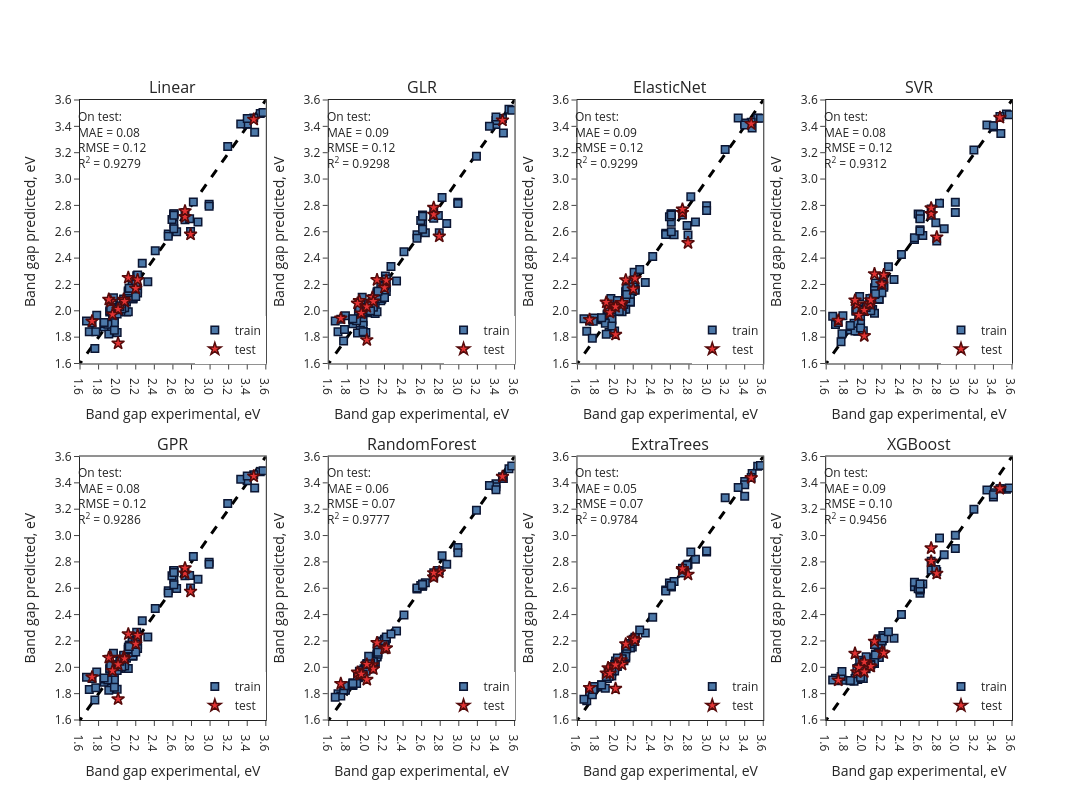

The cell this chart's notebook holds for it:
### Code cell
# Predicted vs Actual plots for all models
fig_3 = predicted_vs_actual_plots(predicted_values=predicted_values1, results_df=results_df1, y_train_true=y_train, y_test_true=y_test, train_text=df.loc[y_train.index, 'Refcode'], test_text=df.loc[y_test.index, 'Refcode'])
fig_3.show()

### Figure 1 — Plotly figure (JSON) as saved in the notebook; plotly's stock layout.template omitted (floating-point values rounded to 4 significant figures; data arrays with more than 128 entries replaced by an {"elided": "..."} marker saying what was removed)
{"data": [{"hovertemplate": "", "line": {"color": "black", "dash": "dash", "width": 3}, "mode": "lines", "name": "Identity line", "showlegend": false, "type": "scatter", "x": {"elided": "400 float values"}, "xaxis": "x", "y": {"elided": "400 float values"}, "yaxis": "y"}, {"hovertemplate": "train<br>Actual: %{x:.2f}<br>Predicted: %{y:.2f}<br>%{text}", "legend": "legend", "marker": {"color": "#4C78A8", "line": {"color": "#0B1532", "width": 1.5}, "size": 7.5, "symbol": "square"}, "mode": "markers", "name": "train", "text": ["POYGAO", "PAQLEB02", "SEYDUV", "PAQLAX", "HEDGUW", "CENQIY", "LEWKEG", "AYEPAX01", "KOYNIZ", "KEMBOW", "PYDBSB02", "GATGOB", "COXZUN", "ICSD_430262", "AYEPAX", "AYENOJ", "POYGES01", "SEYDUV01", "NOKDAW", "OQUBEK01", "IBIJUC", "PYDBSB07", "PYDBSB06", "PYRCSB11", "PYDBSB", "COPWEK", "KOYNIZ01", "PAQLEB", "RAZMEN", "POYGES", "COD_7250636", "IBIJUC01", "HEDHUX", "SIWGUD", "IMEMOC01", "ICSD_430263", "PICBBI", "CENNER", "AGODIM", "IBIKAJ", "AGODOS", "AGODOS01", "PYDBSB05", "PYRCSB10", "WURMUV", "NAXWUI", "COXZUN01", "SIWHAK", "CENHEL", "COXZAT01", "ZOJKAO", "COYBAW", "SEFROO", "AGODOS02", "AYENEZ01", "WURMUV01", "AYENEZ", "NOSLOZ", "HEDHAD", "ZUCSOH", "OQUBEK", "SEFRII", "PETLOT", "SEYPOF", "RAZMEN02", "ICSD_421459", "PYDBSB04", "ICSD_430261", "AGODEI", "IBIKAJ01", "CENMEQ", "POYGIW", "PUBKUV01", "WEDNOM", "COXZAT", "PANHIZ", "ZEHCUO", "YOCTOD", "IZUXAF", "ENIKIV01", "CENNUH", "CENMIU", "PYDBSB03", "RAZMEN01", "COXYUM", "COXZEX", "COXZIB", "COXZOH", "FAZFEV", "FOCCAF"], "type": "scatter", "x": [2.1, 2.17, 2.16, 1.98, 2.19, 2.03, 1.78, 1.92, 2.12, 2.17, 2.61, 3.54, 2.55, 1.7, 1.92, 1.95, 1.97, 2.16, 3.48, 2.21, 1.86, 2.61, 2.61, 3.4, 2.61, 2.1, 2.01, 2.17, 2.22, 1.97, 2.79, 1.86, 2.59, 2.0, 3.47, 1.73, 2.87, 2.12, 2.07, 1.86, 1.97, 1.94, 2.61, 3.4, 2.99, 1.67, 2.55, 1.93, 2.17, 2.2, 3.57, 2.73, 3.33, 1.91, 2.0, 2.99, 2.0, 2.07, 2.12, 2.0, 2.12, 2.82, 2.64, 1.96, 2.22, 1.9, 2.61, 1.76, 2.0, 1.86, 2.13, 1.97, 2.2, 2.01, 2.2, 2.08, 1.77, 2.78, 2.08, 2.73, 2.33, 2.05, 2.61, 2.22, 2.03, 2.13, 2.41, 2.27, 3.4, 3.19], "xaxis": "x", "y": [1.991, 2.089, 2.191, 2.024, 2.147, 2.038, 1.967, 1.991, 1.993, 2.16, 2.657, 3.497, 2.584, 1.841, 2.0, 1.974, 1.93, 2.1, 3.356, 2.267, 1.878, 2.734, 2.73, 3.417, 2.727, 2.068, 1.993, 2.094, 2.166, 1.908, 2.602, 1.903, 2.693, 2.027, 3.464, 1.908, 2.673, 2.148, 2.084, 1.905, 1.833, 1.845, 2.737, 3.417, 2.808, 1.923, 2.566, 2.019, 2.103, 2.204, 3.506, 2.691, 3.417, 1.824, 1.976, 2.793, 2.008, 2.09, 2.138, 2.016, 2.15, 2.826, 2.599, 2.099, 2.135, 1.897, 2.724, 1.714, 1.835, 1.91, 2.171, 1.852, 2.202, 2.011, 2.108, 2.028, 1.84, 2.699, 2.023, 2.746, 2.221, 2.015, 2.623, 2.272, 2.033, 2.171, 2.455, 2.362, 3.46, 3.246], "yaxis": "y"}, {"hovertemplate": "test<br>Actual: %{x:.2f}<br>Predicted: %{y:.2f}<br>%{text}", "legend": "legend", "marker": {"color": "#E33333", "line": {"color": "#550B0B", "width": 1.5}, "size": 9.5, "symbol": "star"}, "mode": "markers", "name": "test", "text": ["WAXDIM", "PUBKUV", "CENNER01", "IZUXAF01", "QINCOI", "HASTUU", "WEDNOM01", "IMEMOC", "AYENOJ01", "ICSD_430264", "PANHOF", "IZUXEJ", "WURNEG", "ENIKIV", "ENIKIV04"], "type": "scatter", "x": [1.93, 2.2, 2.12, 2.07, 2.08, 1.91, 2.01, 3.47, 1.95, 1.73, 2.22, 2.01, 2.79, 2.73, 2.73], "xaxis": "x", "y": [2.07, 2.17, 2.251, 2.086, 2.071, 2.086, 2.012, 3.453, 1.972, 1.921, 2.235, 1.753, 2.58, 2.713, 2.756], "yaxis": "y"}, {"hovertemplate": "", "line": {"color": "black", "dash": "dash", "width": 3}, "mode": "lines", "name": "Identity line", "showlegend": false, "type": "scatter", "x": {"elided": "400 float values"}, "xaxis": "x2", "y": {"elided": "400 float values"}, "yaxis": "y2"}, {"hovertemplate": "train<br>Actual: %{x:.2f}<br>Predicted: %{y:.2f}<br>%{text}", "legend": "legend2", "marker": {"color": "#4C78A8", "line": {"color": "#0B1532", "width": 1.5}, "size": 7.5, "symbol": "square"}, "mode": "markers", "name": "train", "text": ["POYGAO", "PAQLEB02", "SEYDUV", "PAQLAX", "HEDGUW", "CENQIY", "LEWKEG", "AYEPAX01", "KOYNIZ", "KEMBOW", "PYDBSB02", "GATGOB", "COXZUN", "ICSD_430262", "AYEPAX", "AYENOJ", "POYGES01", "SEYDUV01", "NOKDAW", "OQUBEK01", "IBIJUC", "PYDBSB07", "PYDBSB06", "PYRCSB11", "PYDBSB", "COPWEK", "KOYNIZ01", "PAQLEB", "RAZMEN", "POYGES", "COD_7250636", "IBIJUC01", "HEDHUX", "SIWGUD", "IMEMOC01", "ICSD_430263", "PICBBI", "CENNER", "AGODIM", "IBIKAJ", "AGODOS", "AGODOS01", "PYDBSB05", "PYRCSB10", "WURMUV", "NAXWUI", "COXZUN01", "SIWHAK", "CENHEL", "COXZAT01", "ZOJKAO", "COYBAW", "SEFROO", "AGODOS02", "AYENEZ01", "WURMUV01", "AYENEZ", "NOSLOZ", "HEDHAD", "ZUCSOH", "OQUBEK", "SEFRII", "PETLOT", "SEYPOF", "RAZMEN02", "ICSD_421459", "PYDBSB04", "ICSD_430261", "AGODEI", "IBIKAJ01", "CENMEQ", "POYGIW", "PUBKUV01", "WEDNOM", "COXZAT", "PANHIZ", "ZEHCUO", "YOCTOD", "IZUXAF", "ENIKIV01", "CENNUH", "CENMIU", "PYDBSB03", "RAZMEN01", "COXYUM", "COXZEX", "COXZIB", "COXZOH", "FAZFEV", "FOCCAF"], "type": "scatter", "x": [2.1, 2.17, 2.16, 1.98, 2.19, 2.03, 1.78, 1.92, 2.12, 2.17, 2.61, 3.54, 2.55, 1.7, 1.92, 1.95, 1.97, 2.16, 3.48, 2.21, 1.86, 2.61, 2.61, 3.4, 2.61, 2.1, 2.01, 2.17, 2.22, 1.97, 2.79, 1.86, 2.59, 2.0, 3.47, 1.73, 2.87, 2.12, 2.07, 1.86, 1.97, 1.94, 2.61, 3.4, 2.99, 1.67, 2.55, 1.93, 2.17, 2.2, 3.57, 2.73, 3.33, 1.91, 2.0, 2.99, 2.0, 2.07, 2.12, 2.0, 2.12, 2.82, 2.64, 1.96, 2.22, 1.9, 2.61, 1.76, 2.0, 1.86, 2.13, 1.97, 2.2, 2.01, 2.2, 2.08, 1.77, 2.78, 2.08, 2.73, 2.33, 2.05, 2.61, 2.22, 2.03, 2.13, 2.41, 2.27, 3.4, 3.19], "xaxis": "x2", "y": [1.98, 2.088, 2.179, 2.024, 2.126, 2.04, 1.963, 1.983, 1.993, 2.145, 2.658, 3.53, 2.577, 1.841, 1.995, 1.987, 1.919, 2.077, 3.35, 2.264, 1.902, 2.723, 2.717, 3.413, 2.719, 2.057, 1.986, 2.093, 2.179, 1.891, 2.592, 1.932, 2.686, 2.01, 3.46, 1.935, 2.663, 2.132, 2.091, 1.936, 1.84, 1.852, 2.727, 3.444, 2.824, 1.922, 2.55, 2.015, 2.108, 2.195, 3.523, 2.702, 3.402, 1.832, 1.995, 2.814, 2.026, 2.089, 2.115, 2.007, 2.142, 2.86, 2.591, 2.102, 2.147, 1.924, 2.717, 1.772, 1.835, 1.939, 2.148, 1.841, 2.188, 2.029, 2.102, 2.032, 1.858, 2.723, 2.027, 2.769, 2.225, 2.001, 2.618, 2.241, 2.055, 2.149, 2.448, 2.337, 3.471, 3.174], "yaxis": "y2"}, {"hovertemplate": "test<br>Actual: %{x:.2f}<br>Predicted: %{y:.2f}<br>%{text}", "legend": "legend2", "marker": {"color": "#E33333", "line": {"color": "#550B0B", "width": 1.5}, "size": 9.5, "symbol": "star"}, "mode": "markers", "name": "test", "text": ["WAXDIM", "PUBKUV", "CENNER01", "IZUXAF01", "QINCOI", "HASTUU", "WEDNOM01", "IMEMOC", "AYENOJ01", "ICSD_430264", "PANHOF", "IZUXEJ", "WURNEG", "ENIKIV", "ENIKIV04"], "type": "scatter", "x": [1.93, 2.2, 2.12, 2.07, 2.08, 1.91, 2.01, 3.47, 1.95, 1.73, 2.22, 2.01, 2.79, 2.73, 2.73], "xaxis": "x2", "y": [2.076, 2.176, 2.234, 2.102, 2.071, 2.057, 2.031, 3.446, 1.982, 1.943, 2.23, 1.779, 2.565, 2.731, 2.783], "yaxis": "y2"}, {"hovertemplate": "", "line": {"color": "black", "dash": "dash", "width": 3}, "mode": "lines", "name": "Identity line", "showlegend": false, "type": "scatter", "x": {"elided": "400 float values"}, "xaxis": "x3", "y": {"elided": "400 float values"}, "yaxis": "y3"}, {"hovertemplate": "train<br>Actual: %{x:.2f}<br>Predicted: %{y:.2f}<br>%{text}", "legend": "legend3", "marker": {"color": "#4C78A8", "line": {"color": "#0B1532", "width": 1.5}, "size": 7.5, "symbol": "square"}, "mode": "markers", "name": "train", "text": ["POYGAO", "PAQLEB02", "SEYDUV", "PAQLAX", "HEDGUW", "CENQIY", "LEWKEG", "AYEPAX01", "KOYNIZ", "KEMBOW", "PYDBSB02", "GATGOB", "COXZUN", "ICSD_430262", "AYEPAX", "AYENOJ", "POYGES01", "SEYDUV01", "NOKDAW", "OQUBEK01", "IBIJUC", "PYDBSB07", "PYDBSB06", "PYRCSB11", "PYDBSB", "COPWEK", "KOYNIZ01", "PAQLEB", "RAZMEN", "POYGES", "COD_7250636", "IBIJUC01", "HEDHUX", "SIWGUD", "IMEMOC01", "ICSD_430263", "PICBBI", "CENNER", "AGODIM", "IBIKAJ", "AGODOS", "AGODOS01", "PYDBSB05", "PYRCSB10", "WURMUV", "NAXWUI", "COXZUN01", "SIWHAK", "CENHEL", "COXZAT01", "ZOJKAO", "COYBAW", "SEFROO", "AGODOS02", "AYENEZ01", "WURMUV01", "AYENEZ", "NOSLOZ", "HEDHAD", "ZUCSOH", "OQUBEK", "SEFRII", "PETLOT", "SEYPOF", "RAZMEN02", "ICSD_421459", "PYDBSB04", "ICSD_430261", "AGODEI", "IBIKAJ01", "CENMEQ", "POYGIW", "PUBKUV01", "WEDNOM", "COXZAT", "PANHIZ", "ZEHCUO", "YOCTOD", "IZUXAF", "ENIKIV01", "CENNUH", "CENMIU", "PYDBSB03", "RAZMEN01", "COXYUM", "COXZEX", "COXZIB", "COXZOH", "FAZFEV", "FOCCAF"], "type": "scatter", "x": [2.1, 2.17, 2.16, 1.98, 2.19, 2.03, 1.78, 1.92, 2.12, 2.17, 2.61, 3.54, 2.55, 1.7, 1.92, 1.95, 1.97, 2.16, 3.48, 2.21, 1.86, 2.61, 2.61, 3.4, 2.61, 2.1, 2.01, 2.17, 2.22, 1.97, 2.79, 1.86, 2.59, 2.0, 3.47, 1.73, 2.87, 2.12, 2.07, 1.86, 1.97, 1.94, 2.61, 3.4, 2.99, 1.67, 2.55, 1.93, 2.17, 2.2, 3.57, 2.73, 3.33, 1.91, 2.0, 2.99, 2.0, 2.07, 2.12, 2.0, 2.12, 2.82, 2.64, 1.96, 2.22, 1.9, 2.61, 1.76, 2.0, 1.86, 2.13, 1.97, 2.2, 2.01, 2.2, 2.08, 1.77, 2.78, 2.08, 2.73, 2.33, 2.05, 2.61, 2.22, 2.03, 2.13, 2.41, 2.27, 3.4, 3.19], "xaxis": "x3", "y": [2.011, 2.064, 2.196, 2.01, 2.146, 2.015, 1.946, 1.968, 2.011, 2.171, 2.673, 3.463, 2.589, 1.845, 1.976, 1.98, 1.928, 2.101, 3.388, 2.292, 1.932, 2.736, 2.726, 3.419, 2.733, 2.047, 2.016, 2.069, 2.181, 1.932, 2.575, 1.944, 2.714, 2.052, 3.432, 1.922, 2.675, 2.141, 2.062, 1.941, 1.835, 1.835, 2.735, 3.426, 2.798, 1.94, 2.579, 2.009, 2.125, 2.206, 3.462, 2.726, 3.463, 1.821, 1.995, 2.761, 2.015, 2.061, 2.15, 2.009, 2.094, 2.865, 2.577, 2.093, 2.161, 1.906, 2.728, 1.791, 1.846, 1.947, 2.169, 1.885, 2.182, 2.03, 2.157, 2.015, 1.92, 2.647, 1.993, 2.756, 2.215, 1.996, 2.6, 2.156, 2.078, 2.123, 2.412, 2.313, 3.409, 3.225], "yaxis": "y3"}, {"hovertemplate": "test<br>Actual: %{x:.2f}<br>Predicted: %{y:.2f}<br>%{text}", "legend": "legend3", "marker": {"color": "#E33333", "line": {"color": "#550B0B", "width": 1.5}, "size": 9.5, "symbol": "star"}, "mode": "markers", "name": "test", "text": ["WAXDIM", "PUBKUV", "CENNER01", "IZUXAF01", "QINCOI", "HASTUU", "WEDNOM01", "IMEMOC", "AYENOJ01", "ICSD_430264", "PANHOF", "IZUXEJ", "WURNEG", "ENIKIV", "ENIKIV04"], "type": "scatter", "x": [1.93, 2.2, 2.12, 2.07, 2.08, 1.91, 2.01, 3.47, 1.95, 1.73, 2.22, 2.01, 2.79, 2.73, 2.73], "xaxis": "x3", "y": [2.044, 2.165, 2.234, 2.045, 2.061, 2.064, 2.03, 3.418, 1.986, 1.932, 2.246, 1.82, 2.515, 2.745, 2.77], "yaxis": "y3"}, {"hovertemplate": "", "line": {"color": "black", "dash": "dash", "width": 3}, "mode": "lines", "name": "Identity line", "showlegend": false, "type": "scatter", "x": {"elided": "400 float values"}, "xaxis": "x4", "y": {"elided": "400 float values"}, "yaxis": "y4"}, {"hovertemplate": "train<br>Actual: %{x:.2f}<br>Predicted: %{y:.2f}<br>%{text}", "legend": "legend4", "marker": {"color": "#4C78A8", "line": {"color": "#0B1532", "width": 1.5}, "size": 7.5, "symbol": "square"}, "mode": "markers", "name": "train", "text": ["POYGAO", "PAQLEB02", "SEYDUV", "PAQLAX", "HEDGUW", "CENQIY", "LEWKEG", "AYEPAX01", "KOYNIZ", "KEMBOW", "PYDBSB02", "GATGOB", "COXZUN", "ICSD_430262", "AYEPAX", "AYENOJ", "POYGES01", "SEYDUV01", "NOKDAW", "OQUBEK01", "IBIJUC", "PYDBSB07", "PYDBSB06", "PYRCSB11", "PYDBSB", "COPWEK", "KOYNIZ01", "PAQLEB", "RAZMEN", "POYGES", "COD_7250636", "IBIJUC01", "HEDHUX", "SIWGUD", "IMEMOC01", "ICSD_430263", "PICBBI", "CENNER", "AGODIM", "IBIKAJ", "AGODOS", "AGODOS01", "PYDBSB05", "PYRCSB10", "WURMUV", "NAXWUI", "COXZUN01", "SIWHAK", "CENHEL", "COXZAT01", "ZOJKAO", "COYBAW", "SEFROO", "AGODOS02", "AYENEZ01", "WURMUV01", "AYENEZ", "NOSLOZ", "HEDHAD", "ZUCSOH", "OQUBEK", "SEFRII", "PETLOT", "SEYPOF", "RAZMEN02", "ICSD_421459", "PYDBSB04", "ICSD_430261", "AGODEI", "IBIKAJ01", "CENMEQ", "POYGIW", "PUBKUV01", "WEDNOM", "COXZAT", "PANHIZ", "ZEHCUO", "YOCTOD", "IZUXAF", "ENIKIV01", "CENNUH", "CENMIU", "PYDBSB03", "RAZMEN01", "COXYUM", "COXZEX", "COXZIB", "COXZOH", "FAZFEV", "FOCCAF"], "type": "scatter", "x": [2.1, 2.17, 2.16, 1.98, 2.19, 2.03, 1.78, 1.92, 2.12, 2.17, 2.61, 3.54, 2.55, 1.7, 1.92, 1.95, 1.97, 2.16, 3.48, 2.21, 1.86, 2.61, 2.61, 3.4, 2.61, 2.1, 2.01, 2.17, 2.22, 1.97, 2.79, 1.86, 2.59, 2.0, 3.47, 1.73, 2.87, 2.12, 2.07, 1.86, 1.97, 1.94, 2.61, 3.4, 2.99, 1.67, 2.55, 1.93, 2.17, 2.2, 3.57, 2.73, 3.33, 1.91, 2.0, 2.99, 2.0, 2.07, 2.12, 2.0, 2.12, 2.82, 2.64, 1.96, 2.22, 1.9, 2.61, 1.76, 2.0, 1.86, 2.13, 1.97, 2.2, 2.01, 2.2, 2.08, 1.77, 2.78, 2.08, 2.73, 2.33, 2.05, 2.61, 2.22, 2.03, 2.13, 2.41, 2.27, 3.4, 3.19], "xaxis": "x4", "y": [2.01, 2.086, 2.21, 2.017, 2.185, 2.025, 1.963, 2.003, 1.981, 2.164, 2.615, 3.493, 2.542, 1.897, 1.996, 1.971, 1.958, 2.133, 3.346, 2.22, 1.855, 2.731, 2.728, 3.405, 2.7, 2.095, 1.994, 2.089, 2.192, 1.902, 2.53, 1.884, 2.734, 2.032, 3.475, 1.912, 2.624, 2.173, 2.069, 1.881, 1.853, 1.845, 2.731, 3.395, 2.825, 1.959, 2.554, 2.009, 2.138, 2.182, 3.488, 2.725, 3.411, 1.846, 1.995, 2.747, 2.012, 2.094, 2.174, 2.005, 2.125, 2.816, 2.572, 2.109, 2.179, 1.905, 2.698, 1.765, 1.848, 1.888, 2.212, 1.87, 2.198, 2.005, 2.136, 2.031, 1.826, 2.668, 2.001, 2.772, 2.237, 2.045, 2.605, 2.261, 2.025, 2.129, 2.427, 2.334, 3.405, 3.221], "yaxis": "y4"}, {"hovertemplate": "test<br>Actual: %{x:.2f}<br>Predicted: %{y:.2f}<br>%{text}", "legend": "legend4", "marker": {"color": "#E33333", "line": {"color": "#550B0B", "width": 1.5}, "size": 9.5, "symbol": "star"}, "mode": "markers", "name": "test", "text": ["WAXDIM", "PUBKUV", "CENNER01", "IZUXAF01", "QINCOI", "HASTUU", "WEDNOM01", "IMEMOC", "AYENOJ01", "ICSD_430264", "PANHOF", "IZUXEJ", "WURNEG", "ENIKIV", "ENIKIV04"], "type": "scatter", "x": [1.93, 2.2, 2.12, 2.07, 2.08, 1.91, 2.01, 3.47, 1.95, 1.73, 2.22, 2.01, 2.79, 2.73, 2.73], "xaxis": "x4", "y": [2.051, 2.203, 2.28, 2.053, 2.081, 2.08, 2.004, 3.466, 1.965, 1.927, 2.272, 1.81, 2.559, 2.736, 2.78], "yaxis": "y4"}, {"hovertemplate": "", "line": {"color": "black", "dash": "dash", "width": 3}, "mode": "lines", "name": "Identity line", "showlegend": false, "type": "scatter", "x": {"elided": "400 float values"}, "xaxis": "x5", "y": {"elided": "400 float values"}, "yaxis": "y5"}, {"hovertemplate": "train<br>Actual: %{x:.2f}<br>Predicted: %{y:.2f}<br>%{text}", "legend": "legend5", "marker": {"color": "#4C78A8", "line": {"color": "#0B1532", "width": 1.5}, "size": 7.5, "symbol": "square"}, "mode": "markers", "name": "train", "text": ["POYGAO", "PAQLEB02", "SEYDUV", "PAQLAX", "HEDGUW", "CENQIY", "LEWKEG", "AYEPAX01", "KOYNIZ", "KEMBOW", "PYDBSB02", "GATGOB", "COXZUN", "ICSD_430262", "AYEPAX", "AYENOJ", "POYGES01", "SEYDUV01", "NOKDAW", "OQUBEK01", "IBIJUC", "PYDBSB07", "PYDBSB06", "PYRCSB11", "PYDBSB", "COPWEK", "KOYNIZ01", "PAQLEB", "RAZMEN", "POYGES", "COD_7250636", "IBIJUC01", "HEDHUX", "SIWGUD", "IMEMOC01", "ICSD_430263", "PICBBI", "CENNER", "AGODIM", "IBIKAJ", "AGODOS", "AGODOS01", "PYDBSB05", "PYRCSB10", "WURMUV", "NAXWUI", "COXZUN01", "SIWHAK", "CENHEL", "COXZAT01", "ZOJKAO", "COYBAW", "SEFROO", "AGODOS02", "AYENEZ01", "WURMUV01", "AYENEZ", "NOSLOZ", "HEDHAD", "ZUCSOH", "OQUBEK", "SEFRII", "PETLOT", "SEYPOF", "RAZMEN02", "ICSD_421459", "PYDBSB04", "ICSD_430261", "AGODEI", "IBIKAJ01", "CENMEQ", "POYGIW", "PUBKUV01", "WEDNOM", "COXZAT", "PANHIZ", "ZEHCUO", "YOCTOD", "IZUXAF", "ENIKIV01", "CENNUH", "CENMIU", "PYDBSB03", "RAZMEN01", "COXYUM", "COXZEX", "COXZIB", "COXZOH", "FAZFEV", "FOCCAF"], "type": "scatter", "x": [2.1, 2.17, 2.16, 1.98, 2.19, 2.03, 1.78, 1.92, 2.12, 2.17, 2.61, 3.54, 2.55, 1.7, 1.92, 1.95, 1.97, 2.16, 3.48, 2.21, 1.86, 2.61, 2.61, 3.4, 2.61, 2.1, 2.01, 2.17, 2.22, 1.97, 2.79, 1.86, 2.59, 2.0, 3.47, 1.73, 2.87, 2.12, 2.07, 1.86, 1.97, 1.94, 2.61, 3.4, 2.99, 1.67, 2.55, 1.93, 2.17, 2.2, 3.57, 2.73, 3.33, 1.91, 2.0, 2.99, 2.0, 2.07, 2.12, 2.0, 2.12, 2.82, 2.64, 1.96, 2.22, 1.9, 2.61, 1.76, 2.0, 1.86, 2.13, 1.97, 2.2, 2.01, 2.2, 2.08, 1.77, 2.78, 2.08, 2.73, 2.33, 2.05, 2.61, 2.22, 2.03, 2.13, 2.41, 2.27, 3.4, 3.19], "xaxis": "x5", "y": [1.991, 2.084, 2.189, 2.017, 2.142, 2.035, 1.964, 1.985, 1.991, 2.164, 2.668, 3.484, 2.582, 1.832, 1.994, 1.973, 1.925, 2.096, 3.36, 2.267, 1.887, 2.734, 2.728, 3.418, 2.722, 2.068, 1.991, 2.089, 2.172, 1.903, 2.602, 1.912, 2.694, 2.022, 3.461, 1.914, 2.669, 2.153, 2.083, 1.914, 1.836, 1.843, 2.734, 3.417, 2.797, 1.924, 2.565, 2.014, 2.112, 2.203, 3.491, 2.694, 3.428, 1.826, 1.976, 2.782, 2.006, 2.091, 2.135, 2.009, 2.139, 2.841, 2.598, 2.106, 2.143, 1.903, 2.72, 1.753, 1.834, 1.919, 2.17, 1.849, 2.199, 2.02, 2.115, 2.027, 1.844, 2.697, 2.011, 2.741, 2.23, 2.005, 2.626, 2.234, 2.046, 2.158, 2.446, 2.353, 3.452, 3.243], "yaxis": "y5"}, {"hovertemplate": "test<br>Actual: %{x:.2f}<br>Predicted: %{y:.2f}<br>%{text}", "legend": "legend5", "marker": {"color": "#E33333", "line": {"color": "#550B0B", "width": 1.5}, "size": 9.5, "symbol": "star"}, "mode": "markers", "name": "test", "text": ["WAXDIM", "PUBKUV", "CENNER01", "IZUXAF01", "QINCOI", "HASTUU", "WEDNOM01", "IMEMOC", "AYENOJ01", "ICSD_430264", "PANHOF", "IZUXEJ", "WURNEG", "ENIKIV", "ENIKIV04"], "type": "scatter", "x": [1.93, 2.2, 2.12, 2.07, 2.08, 1.91, 2.01, 3.47, 1.95, 1.73, 2.22, 2.01, 2.79, 2.73, 2.73], "xaxis": "x5", "y": [2.075, 2.177, 2.252, 2.076, 2.065, 2.073, 2.021, 3.45, 1.973, 1.925, 2.243, 1.759, 2.576, 2.714, 2.753], "yaxis": "y5"}, {"hovertemplate": "", "line": {"color": "black", "dash": "dash", "width": 3}, "mode": "lines", "name": "Identity line", "showlegend": false, "type": "scatter", "x": {"elided": "400 float values"}, "xaxis": "x6", "y": {"elided": "400 float values"}, "yaxis": "y6"}, {"hovertemplate": "train<br>Actual: %{x:.2f}<br>Predicted: %{y:.2f}<br>%{text}", "legend": "legend6", "marker": {"color": "#4C78A8", "line": {"color": "#0B1532", "width": 1.5}, "size": 7.5, "symbol": "square"}, "mode": "markers", "name": "train", "text": ["POYGAO", "PAQLEB02", "SEYDUV", "PAQLAX", "HEDGUW", "CENQIY", "LEWKEG", "AYEPAX01", "KOYNIZ", "KEMBOW", "PYDBSB02", "GATGOB", "COXZUN", "ICSD_430262", "AYEPAX", "AYENOJ", "POYGES01", "SEYDUV01", "NOKDAW", "OQUBEK01", "IBIJUC", "PYDBSB07", "PYDBSB06", "PYRCSB11", "PYDBSB", "COPWEK", "KOYNIZ01", "PAQLEB", "RAZMEN", "POYGES", "COD_7250636", "IBIJUC01", "HEDHUX", "SIWGUD", "IMEMOC01", "ICSD_430263", "PICBBI", "CENNER", "AGODIM", "IBIKAJ", "AGODOS", "AGODOS01", "PYDBSB05", "PYRCSB10", "WURMUV", "NAXWUI", "COXZUN01", "SIWHAK", "CENHEL", "COXZAT01", "ZOJKAO", "COYBAW", "SEFROO", "AGODOS02", "AYENEZ01", "WURMUV01", "AYENEZ", "NOSLOZ", "HEDHAD", "ZUCSOH", "OQUBEK", "SEFRII", "PETLOT", "SEYPOF", "RAZMEN02", "ICSD_421459", "PYDBSB04", "ICSD_430261", "AGODEI", "IBIKAJ01", "CENMEQ", "POYGIW", "PUBKUV01", "WEDNOM", "COXZAT", "PANHIZ", "ZEHCUO", "YOCTOD", "IZUXAF", "ENIKIV01", "CENNUH", "CENMIU", "PYDBSB03", "RAZMEN01", "COXYUM", "COXZEX", "COXZIB", "COXZOH", "FAZFEV", "FOCCAF"], "type": "scatter", "x": [2.1, 2.17, 2.16, 1.98, 2.19, 2.03, 1.78, 1.92, 2.12, 2.17, 2.61, 3.54, 2.55, 1.7, 1.92, 1.95, 1.97, 2.16, 3.48, 2.21, 1.86, 2.61, 2.61, 3.4, 2.61, 2.1, 2.01, 2.17, 2.22, 1.97, 2.79, 1.86, 2.59, 2.0, 3.47, 1.73, 2.87, 2.12, 2.07, 1.86, 1.97, 1.94, 2.61, 3.4, 2.99, 1.67, 2.55, 1.93, 2.17, 2.2, 3.57, 2.73, 3.33, 1.91, 2.0, 2.99, 2.0, 2.07, 2.12, 2.0, 2.12, 2.82, 2.64, 1.96, 2.22, 1.9, 2.61, 1.76, 2.0, 1.86, 2.13, 1.97, 2.2, 2.01, 2.2, 2.08, 1.77, 2.78, 2.08, 2.73, 2.33, 2.05, 2.61, 2.22, 2.03, 2.13, 2.41, 2.27, 3.4, 3.19], "xaxis": "x6", "y": [2.041, 2.144, 2.17, 1.989, 2.175, 2.015, 1.825, 1.93, 2.083, 2.199, 2.632, 3.506, 2.595, 1.799, 1.921, 1.964, 1.963, 2.173, 3.434, 2.203, 1.861, 2.619, 2.616, 3.393, 2.624, 2.035, 2.03, 2.142, 2.217, 1.966, 2.734, 1.883, 2.621, 2.016, 3.447, 1.783, 2.783, 2.097, 2.053, 1.867, 1.952, 1.932, 2.62, 3.369, 2.91, 1.772, 2.601, 1.971, 2.19, 2.212, 3.527, 2.688, 3.38, 1.932, 2.003, 2.869, 2.008, 1.988, 2.147, 1.999, 2.078, 2.847, 2.642, 1.978, 2.221, 1.877, 2.619, 1.828, 1.97, 1.876, 2.099, 1.948, 2.203, 2.021, 2.202, 2.032, 1.859, 2.735, 2.041, 2.717, 2.276, 2.029, 2.628, 2.229, 2.084, 2.113, 2.396, 2.253, 3.347, 3.193], "yaxis": "y6"}, {"hovertemplate": "test<br>Actual: %{x:.2f}<br>Predicted: %{y:.2f}<br>%{text}", "legend": "legend6", "marker": {"color": "#E33333", "line": {"color": "#550B0B", "width": 1.5}, "size": 9.5, "symbol": "star"}, "mode": "markers", "name": "test", "text": ["WAXDIM", "PUBKUV", "CENNER01", "IZUXAF01", "QINCOI", "HASTUU", "WEDNOM01", "IMEMOC", "AYENOJ01", "ICSD_430264", "PANHOF", "IZUXEJ", "WURNEG", "ENIKIV", "ENIKIV04"], "type": "scatter", "x": [1.93, 2.2, 2.12, 2.07, 2.08, 1.91, 2.01, 3.47, 1.95, 1.73, 2.22, 2.01, 2.79, 2.73, 2.73], "xaxis": "x6", "y": [1.947, 2.142, 2.186, 2.016, 1.987, 1.961, 2.023, 3.448, 1.949, 1.876, 2.145, 1.906, 2.722, 2.685, 2.716], "yaxis": "y6"}, {"hovertemplate": "", "line": {"color": "black", "dash": "dash", "width": 3}, "mode": "lines", "name": "Identity line", "showlegend": false, "type": "scatter", "x": {"elided": "400 float values"}, "xaxis": "x7", "y": {"elided": "400 float values"}, "yaxis": "y7"}, {"hovertemplate": "train<br>Actual: %{x:.2f}<br>Predicted: %{y:.2f}<br>%{text}", "legend": "legend7", "marker": {"color": "#4C78A8", "line": {"color": "#0B1532", "width": 1.5}, "size": 7.5, "symbol": "square"}, "mode": "markers", "name": "train", "text": ["POYGAO", "PAQLEB02", "SEYDUV", "PAQLAX", "HEDGUW", "CENQIY", "LEWKEG", "AYEPAX01", "KOYNIZ", "KEMBOW", "PYDBSB02", "GATGOB", "COXZUN", "ICSD_430262", "AYEPAX", "AYENOJ", "POYGES01", "SEYDUV01", "NOKDAW", "OQUBEK01", "IBIJUC", "PYDBSB07", "PYDBSB06", "PYRCSB11", "PYDBSB", "COPWEK", "KOYNIZ01", "PAQLEB", "RAZMEN", "POYGES", "COD_7250636", "IBIJUC01", "HEDHUX", "SIWGUD", "IMEMOC01", "ICSD_430263", "PICBBI", "CENNER", "AGODIM", "IBIKAJ", "AGODOS", "AGODOS01", "PYDBSB05", "PYRCSB10", "WURMUV", "NAXWUI", "COXZUN01", "SIWHAK", "CENHEL", "COXZAT01", "ZOJKAO", "COYBAW", "SEFROO", "AGODOS02", "AYENEZ01", "WURMUV01", "AYENEZ", "NOSLOZ", "HEDHAD", "ZUCSOH", "OQUBEK", "SEFRII", "PETLOT", "SEYPOF", "RAZMEN02", "ICSD_421459", "PYDBSB04", "ICSD_430261", "AGODEI", "IBIKAJ01", "CENMEQ", "POYGIW", "PUBKUV01", "WEDNOM", "COXZAT", "PANHIZ", "ZEHCUO", "YOCTOD", "IZUXAF", "ENIKIV01", "CENNUH", "CENMIU", "PYDBSB03", "RAZMEN01", "COXYUM", "COXZEX", "COXZIB", "COXZOH", "FAZFEV", "FOCCAF"], "type": "scatter", "x": [2.1, 2.17, 2.16, 1.98, 2.19, 2.03, 1.78, 1.92, 2.12, 2.17, 2.61, 3.54, 2.55, 1.7, 1.92, 1.95, 1.97, 2.16, 3.48, 2.21, 1.86, 2.61, 2.61, 3.4, 2.61, 2.1, 2.01, 2.17, 2.22, 1.97, 2.79, 1.86, 2.59, 2.0, 3.47, 1.73, 2.87, 2.12, 2.07, 1.86, 1.97, 1.94, 2.61, 3.4, 2.99, 1.67, 2.55, 1.93, 2.17, 2.2, 3.57, 2.73, 3.33, 1.91, 2.0, 2.99, 2.0, 2.07, 2.12, 2.0, 2.12, 2.82, 2.64, 1.96, 2.22, 1.9, 2.61, 1.76, 2.0, 1.86, 2.13, 1.97, 2.2, 2.01, 2.2, 2.08, 1.77, 2.78, 2.08, 2.73, 2.33, 2.05, 2.61, 2.22, 2.03, 2.13, 2.41, 2.27, 3.4, 3.19], "xaxis": "x7", "y": [2.05, 2.149, 2.166, 1.977, 2.155, 2.006, 1.855, 1.918, 2.071, 2.172, 2.63, 3.527, 2.587, 1.746, 1.916, 1.952, 1.965, 2.155, 3.472, 2.198, 1.851, 2.615, 2.61, 3.41, 2.615, 2.078, 2.048, 2.149, 2.222, 1.968, 2.783, 1.867, 2.64, 2.024, 3.44, 1.814, 2.821, 2.129, 2.063, 1.864, 1.933, 1.931, 2.621, 3.386, 2.876, 1.757, 2.578, 1.965, 2.182, 2.213, 3.531, 2.716, 3.366, 1.93, 1.996, 2.883, 1.997, 2.053, 2.146, 1.994, 2.084, 2.875, 2.651, 1.986, 2.218, 1.84, 2.614, 1.791, 1.971, 1.865, 2.14, 1.974, 2.205, 2.021, 2.196, 2.062, 1.832, 2.774, 2.064, 2.751, 2.261, 2.028, 2.618, 2.228, 2.071, 2.16, 2.379, 2.283, 3.298, 3.288], "yaxis": "y7"}, {"hovertemplate": "test<br>Actual: %{x:.2f}<br>Predicted: %{y:.2f}<br>%{text}", "legend": "legend7", "marker": {"color": "#E33333", "line": {"color": "#550B0B", "width": 1.5}, "size": 9.5, "symbol": "star"}, "mode": "markers", "name": "test", "text": ["WAXDIM", "PUBKUV", "CENNER01", "IZUXAF01", "QINCOI", "HASTUU", "WEDNOM01", "IMEMOC", "AYENOJ01", "ICSD_430264", "PANHOF", "IZUXEJ", "WURNEG", "ENIKIV", "ENIKIV04"], "type": "scatter", "x": [1.93, 2.2, 2.12, 2.07, 2.08, 1.91, 2.01, 3.47, 1.95, 1.73, 2.22, 2.01, 2.79, 2.73, 2.73], "xaxis": "x7", "y": [1.995, 2.219, 2.177, 2.055, 2.022, 1.955, 2.018, 3.438, 1.954, 1.844, 2.206, 1.838, 2.705, 2.739, 2.747], "yaxis": "y7"}, {"hovertemplate": "", "line": {"color": "black", "dash": "dash", "width": 3}, "mode": "lines", "name": "Identity line", "showlegend": false, "type": "scatter", "x": {"elided": "400 float values"}, "xaxis": "x8", "y": {"elided": "400 float values"}, "yaxis": "y8"}, {"hovertemplate": "train<br>Actual: %{x:.2f}<br>Predicted: %{y:.2f}<br>%{text}", "legend": "legend8", "marker": {"color": "#4C78A8", "line": {"color": "#0B1532", "width": 1.5}, "size": 7.5, "symbol": "square"}, "mode": "markers", "name": "train", "text": ["POYGAO", "PAQLEB02", "SEYDUV", "PAQLAX", "HEDGUW", "CENQIY", "LEWKEG", "AYEPAX01", "KOYNIZ", "KEMBOW", "PYDBSB02", "GATGOB", "COXZUN", "ICSD_430262", "AYEPAX", "AYENOJ", "POYGES01", "SEYDUV01", "NOKDAW", "OQUBEK01", "IBIJUC", "PYDBSB07", "PYDBSB06", "PYRCSB11", "PYDBSB", "COPWEK", "KOYNIZ01", "PAQLEB", "RAZMEN", "POYGES", "COD_7250636", "IBIJUC01", "HEDHUX", "SIWGUD", "IMEMOC01", "ICSD_430263", "PICBBI", "CENNER", "AGODIM", "IBIKAJ", "AGODOS", "AGODOS01", "PYDBSB05", "PYRCSB10", "WURMUV", "NAXWUI", "COXZUN01", "SIWHAK", "CENHEL", "COXZAT01", "ZOJKAO", "COYBAW", "SEFROO", "AGODOS02", "AYENEZ01", "WURMUV01", "AYENEZ", "NOSLOZ", "HEDHAD", "ZUCSOH", "OQUBEK", "SEFRII", "PETLOT", "SEYPOF", "RAZMEN02", "ICSD_421459", "PYDBSB04", "ICSD_430261", "AGODEI", "IBIKAJ01", "CENMEQ", "POYGIW", "PUBKUV01", "WEDNOM", "COXZAT", "PANHIZ", "ZEHCUO", "YOCTOD", "IZUXAF", "ENIKIV01", "CENNUH", "CENMIU", "PYDBSB03", "RAZMEN01", "COXYUM", "COXZEX", "COXZIB", "COXZOH", "FAZFEV", "FOCCAF"], "type": "scatter", "x": [2.1, 2.17, 2.16, 1.98, 2.19, 2.03, 1.78, 1.92, 2.12, 2.17, 2.61, 3.54, 2.55, 1.7, 1.92, 1.95, 1.97, 2.16, 3.48, 2.21, 1.86, 2.61, 2.61, 3.4, 2.61, 2.1, 2.01, 2.17, 2.22, 1.97, 2.79, 1.86, 2.59, 2.0, 3.47, 1.73, 2.87, 2.12, 2.07, 1.86, 1.97, 1.94, 2.61, 3.4, 2.99, 1.67, 2.55, 1.93, 2.17, 2.2, 3.57, 2.73, 3.33, 1.91, 2.0, 2.99, 2.0, 2.07, 2.12, 2.0, 2.12, 2.82, 2.64, 1.96, 2.22, 1.9, 2.61, 1.76, 2.0, 1.86, 2.13, 1.97, 2.2, 2.01, 2.2, 2.08, 1.77, 2.78, 2.08, 2.73, 2.33, 2.05, 2.61, 2.22, 2.03, 2.13, 2.41, 2.27, 3.4, 3.19], "xaxis": "x8", "y": [2.034, 2.074, 2.165, 2.003, 2.173, 1.989, 1.902, 1.935, 2.029, 2.216, 2.562, 3.351, 2.611, 1.917, 1.916, 1.996, 1.984, 2.175, 3.355, 2.241, 1.901, 2.596, 2.596, 3.293, 2.587, 2.037, 2.019, 2.074, 2.219, 1.981, 2.727, 1.897, 2.597, 2.038, 3.356, 1.899, 2.854, 2.073, 2.058, 1.901, 1.916, 1.906, 2.614, 3.326, 3.002, 1.905, 2.645, 1.99, 2.209, 2.201, 3.362, 2.738, 3.345, 1.916, 2.01, 2.902, 2.011, 2.009, 2.173, 2.013, 2.043, 2.982, 2.631, 2.054, 2.221, 1.895, 2.597, 1.93, 1.914, 1.901, 2.1, 1.924, 2.202, 2.04, 2.201, 2.022, 1.968, 2.741, 2.017, 2.804, 2.221, 2.018, 2.631, 2.223, 2.079, 2.094, 2.401, 2.27, 3.31, 3.2], "yaxis": "y8"}, {"hovertemplate": "test<br>Actual: %{x:.2f}<br>Predicted: %{y:.2f}<br>%{text}", "legend": "legend8", "marker": {"color": "#E33333", "line": {"color": "#550B0B", "width": 1.5}, "size": 9.5, "symbol": "star"}, "mode": "markers", "name": "test", "text": ["WAXDIM", "PUBKUV", "CENNER01", "IZUXAF01", "QINCOI", "HASTUU", "WEDNOM01", "IMEMOC", "AYENOJ01", "ICSD_430264", "PANHOF", "IZUXEJ", "WURNEG", "ENIKIV", "ENIKIV04"], "type": "scatter", "x": [1.93, 2.2, 2.12, 2.07, 2.08, 1.91, 2.01, 3.47, 1.95, 1.73, 2.22, 2.01, 2.79, 2.73, 2.73], "xaxis": "x8", "y": [1.964, 2.114, 2.196, 2.007, 2.007, 2.105, 2.04, 3.356, 1.997, 1.901, 2.108, 1.965, 2.712, 2.904, 2.804], "yaxis": "y8"}], "layout": {"annotations": [{"font": {"size": 16}, "showarrow": false, "text": "Linear", "x": 0.09969, "xanchor": "center", "xref": "paper", "y": 1, "yanchor": "bottom", "yref": "paper"}, {"font": {"size": 16}, "showarrow": false, "text": "GLR", "x": 0.3666, "xanchor": "center", "xref": "paper", "y": 1, "yanchor": "bottom", "yref": "paper"}, {"font": {"size": 16}, "showarrow": false, "text": "ElasticNet", "x": 0.6334, "xanchor": "center", "xref": "paper", "y": 1, "yanchor": "bottom", "yref": "paper"}, {"font": {"size": 16}, "showarrow": false, "text": "SVR", "x": 0.9003, "xanchor": "center", "xref": "paper", "y": 1, "yanchor": "bottom", "yref": "paper"}, {"font": {"size": 16}, "showarrow": false, "text": "GPR", "x": 0.09969, "xanchor": "center", "xref": "paper", "y": 0.425, "yanchor": "bottom", "yref": "paper"}, {"font": {"size": 16}, "showarrow": false, "text": "RandomForest", "x": 0.3666, "xanchor": "center", "xref": "paper", "y": 0.425, "yanchor": "bottom", "yref": "paper"}, {"font": {"size": 16}, "showarrow": false, "text": "ExtraTrees", "x": 0.6334, "xanchor": "center", "xref": "paper", "y": 0.425, "yanchor": "bottom", "yref": "paper"}, {"font": {"size": 16}, "showarrow": false, "text": "XGBoost", "x": 0.9003, "xanchor": "center", "xref": "paper", "y": 0.425, "yanchor": "bottom", "yref": "paper"}, {"align": "left", "showarrow": false, "text": "On test:<br>MAE = 0.08<br>RMSE = 0.12<br>R<sup>2</sup> = 0.9279", "x": 1.95, "xref": "x", "y": 3.3, "yref": "y"}, {"align": "left", "showarrow": false, "text": "On test:<br>MAE = 0.09<br>RMSE = 0.12<br>R<sup>2</sup> = 0.9298", "x": 1.95, "xref": "x2", "y": 3.3, "yref": "y2"}, {"align": "left", "showarrow": false, "text": "On test:<br>MAE = 0.09<br>RMSE = 0.12<br>R<sup>2</sup> = 0.9299", "x": 1.95, "xref": "x3", "y": 3.3, "yref": "y3"}, {"align": "left", "showarrow": false, "text": "On test:<br>MAE = 0.08<br>RMSE = 0.12<br>R<sup>2</sup> = 0.9312", "x": 1.95, "xref": "x4", "y": 3.3, "yref": "y4"}, {"align": "left", "showarrow": false, "text": "On test:<br>MAE = 0.08<br>RMSE = 0.12<br>R<sup>2</sup> = 0.9286", "x": 1.95, "xref": "x5", "y": 3.3, "yref": "y5"}, {"align": "left", "showarrow": false, "text": "On test:<br>MAE = 0.06<br>RMSE = 0.07<br>R<sup>2</sup> = 0.9777", "x": 1.95, "xref": "x6", "y": 3.3, "yref": "y6"}, {"align": "left", "showarrow": false, "text": "On test:<br>MAE = 0.05<br>RMSE = 0.07<br>R<sup>2</sup> = 0.9784", "x": 1.95, "xref": "x7", "y": 3.3, "yref": "y7"}, {"align": "left", "showarrow": false, "text": "On test:<br>MAE = 0.09<br>RMSE = 0.10<br>R<sup>2</sup> = 0.9456", "x": 1.95, "xref": "x8", "y": 3.3, "yref": "y8"}], "height": 800, "legend": {"x": 0.1994, "xanchor": "right", "y": 0.575, "yanchor": "bottom"}, "legend2": {"x": 0.4662, "xanchor": "right", "y": 0.575, "yanchor": "bottom"}, "legend3": {"x": 0.7331, "xanchor": "right", "y": 0.575, "yanchor": "bottom"}, "legend4": {"x": 1, "xanchor": "right", "y": 0.575, "yanchor": "bottom"}, "legend5": {"x": 0.1994, "xanchor": "right", "y": 0, "yanchor": "bottom"}, "legend6": {"x": 0.4662, "xanchor": "right", "y": 0, "yanchor": "bottom"}, "legend7": {"x": 0.7331, "xanchor": "right", "y": 0, "yanchor": "bottom"}, "legend8": {"x": 1, "xanchor": "right", "y": 0, "yanchor": "bottom"}, "width": 1600, "xaxis": {"anchor": "y", "domain": [0, 0.1994], "dtick": 0.2, "mirror": true, "range": [1.6, 3.6], "tickformat": ".1f", "title": {"text": "Band gap experimental, eV"}}, "xaxis2": {"anchor": "y2", "domain": [0.2669, 0.4662], "dtick": 0.2, "mirror": true, "range": [1.6, 3.6], "tickformat": ".1f", "title": {"text": "Band gap experimental, eV"}}, "xaxis3": {"anchor": "y3", "domain": [0.5337, 0.7331], "dtick": 0.2, "mirror": true, "range": [1.6, 3.6], "tickformat": ".1f", "title": {"text": "Band gap experimental, eV"}}, "xaxis4": {"anchor": "y4", "domain": [0.8006, 1], "dtick": 0.2, "mirror": true, "range": [1.6, 3.6], "tickformat": ".1f", "title": {"text": "Band gap experimental, eV"}}, "xaxis5": {"anchor": "y5", "domain": [0, 0.1994], "dtick": 0.2, "mirror": true, "range": [1.6, 3.6], "tickformat": ".1f", "title": {"text": "Band gap experimental, eV"}}, "xaxis6": {"anchor": "y6", "domain": [0.2669, 0.4662], "dtick": 0.2, "mirror": true, "range": [1.6, 3.6], "tickformat": ".1f", "title": {"text": "Band gap experimental, eV"}}, "xaxis7": {"anchor": "y7", "domain": [0.5337, 0.7331], "dtick": 0.2, "mirror": true, "range": [1.6, 3.6], "tickformat": ".1f", "title": {"text": "Band gap experimental, eV"}}, "xaxis8": {"anchor": "y8", "domain": [0.8006, 1], "dtick": 0.2, "mirror": true, "range": [1.6, 3.6], "tickformat": ".1f", "title": {"text": "Band gap experimental, eV"}}, "yaxis": {"anchor": "x", "domain": [0.575, 1], "dtick": 0.2, "mirror": true, "range": [1.6, 3.6], "tickformat": ".1f", "title": {"text": "Band gap predicted, eV"}}, "yaxis2": {"anchor": "x2", "domain": [0.575, 1], "dtick": 0.2, "mirror": true, "range": [1.6, 3.6], "tickformat": ".1f", "title": {"text": "Band gap predicted, eV"}}, "yaxis3": {"anchor": "x3", "domain": [0.575, 1], "dtick": 0.2, "mirror": true, "range": [1.6, 3.6], "tickformat": ".1f", "title": {"text": "Band gap predicted, eV"}}, "yaxis4": {"anchor": "x4", "domain": [0.575, 1], "dtick": 0.2, "mirror": true, "range": [1.6, 3.6], "tickformat": ".1f", "title": {"text": "Band gap predicted, eV"}}, "yaxis5": {"anchor": "x5", "domain": [0, 0.425], "dtick": 0.2, "mirror": true, "range": [1.6, 3.6], "tickformat": ".1f", "title": {"text": "Band gap predicted, eV"}}, "yaxis6": {"anchor": "x6", "domain": [0, 0.425], "dtick": 0.2, "mirror": true, "range": [1.6, 3.6], "tickformat": ".1f", "title": {"text": "Band gap predicted, eV"}}, "yaxis7": {"anchor": "x7", "domain": [0, 0.425], "dtick": 0.2, "mirror": true, "range": [1.6, 3.6], "tickformat": ".1f", "title": {"text": "Band gap predicted, eV"}}, "yaxis8": {"anchor": "x8", "domain": [0, 0.425], "dtick": 0.2, "mirror": true, "range": [1.6, 3.6], "tickformat": ".1f", "title": {"text": "Band gap predicted, eV"}}}}
